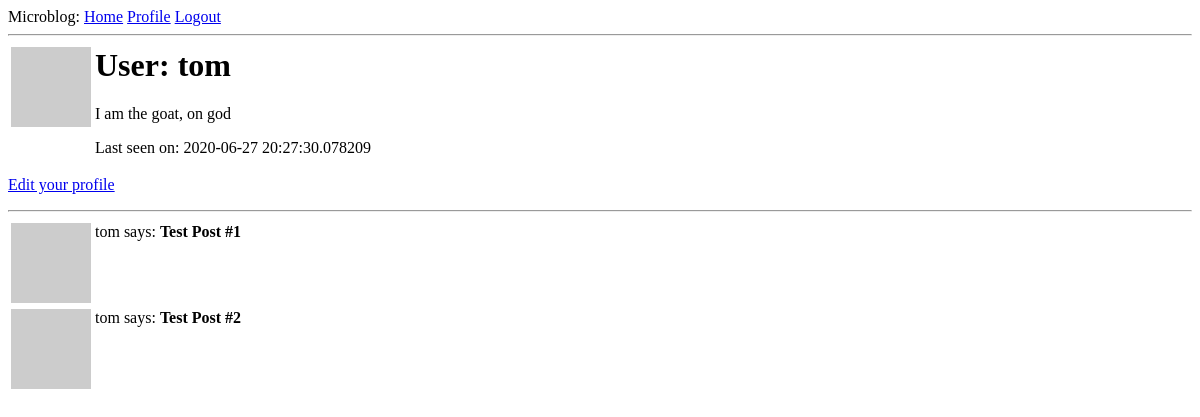
/user/tom (signed in), run on an earlier commit of the app's database.
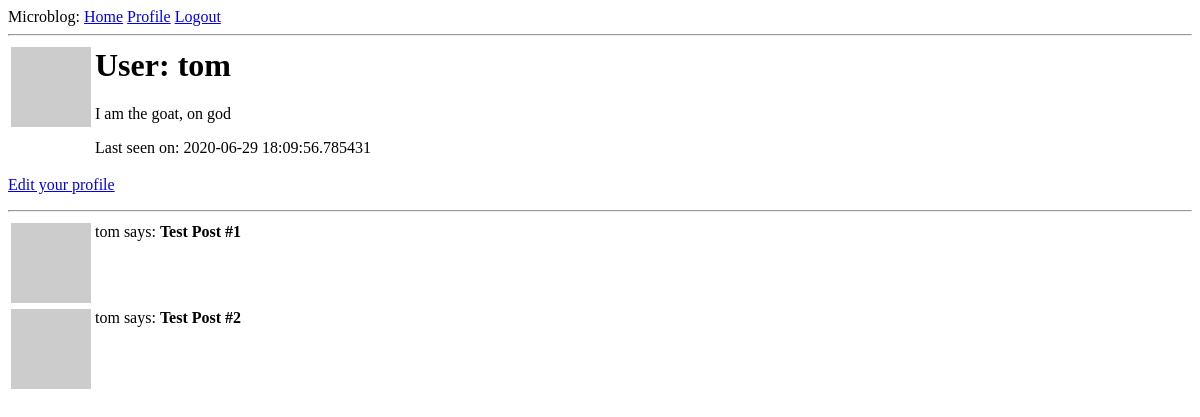
And on a later commit of the database.
### app/models.py (models this page shows, shortened)
class User(UserMixin,db.Model):
    id = db.Column(db.Integer,primary_key=True)
    username = db.Column(db.String(64),index=True,unique=True)
    email = db.Column(db.String(120),index=True,unique=True)
    password_hash = db.Column(db.String(128))
    posts = db.relationship('Post',backref='author',lazy='dynamic')
    about_me = db.Column(db.String(140))
    last_seen = db.Column(db.DateTime,default=datetime.utcnow)
    def avatar(self,size):
        digest = md5(self.email.lower().encode('utf-8')).hexdigest()
        return 'https://www.gravatar.com/avatar/{}?d=identicon&s={}'.format(digest,size)

### app/routes.py (the view)
@app.route('/user/<username>')
@login_required
def user(username):
    user = User.query.filter_by(username=username).first_or_404()
    posts = [
        {'author':user,'body':'Test Post #1'},
        {'author':user,'body':'Test Post #2'}
    ]
    return render_template('user.html',user=user,posts=posts)

### app/models.py (called while the page is built)
@login.user_loader
def load_user(id):
    return User.query.get(int(id))

### app/routes.py (called while the page is built)
@app.before_request
def before_request():
    if current_user.is_authenticated:
        current_user.last_seen = datetime.utcnow()
        db.session.commit()

### app/templates/user.html
{% extends "base.html" %}
{% block content %}
    <table>
        <tr valign="top">
            <td><img src="{{ user.avatar(128) }}"></td>
            <td>
                <h1>User: {{ user.username }}</h1>
                {% if user.about_me %} <p>{{ user.about_me }}</p>{% endif %}
                {% if user.last_seen %} <p>Last seen on: {{ user.last_seen }}</p>{% endif %}
            </td>
        </tr>
    </table>
    {% if user == current_user %}
    <p><a href = "{{ url_for('edit_profile') }}">Edit your profile</a></p>
    {% endif %}
    <hr>
    {% for post in posts %}
        {% include '_post.html' %}
    {% endfor %}
{% endblock %}

### app/templates/base.html (shortened to what this page needs)
<html>
    <head>
    </head>
    <body>
        <div>
            Microblog:
            <a href="{{ url_for('index') }}">Home</a>
            {% if current_user.is_anonymous %}
            <a href="{{ url_for('login') }}">Login</a>
            {% else %}
            <a href="{{ url_for('user', username=current_user.username) }}">Profile</a>
            <a href="{{ url_for('logout') }}">Logout</a>
            {% endif %}
        </div>
        <hr>
        {% block content %}{% endblock %}
    </body>
</html>

### app/templates/_post.html
<table>
    <tr valign="top">
        <td><img src="{{ post.author.avatar(36) }}"></td>
        <td>{{ post.author.username }} says: <b>{{ post.body }}</b></td>
    </tr>
</table>

What changed in the data, as far as the page shows it:
changed User "tom": last_seen "2020-06-27 20:27:30.078209" → "2020-06-29 18:09:56.785431"
